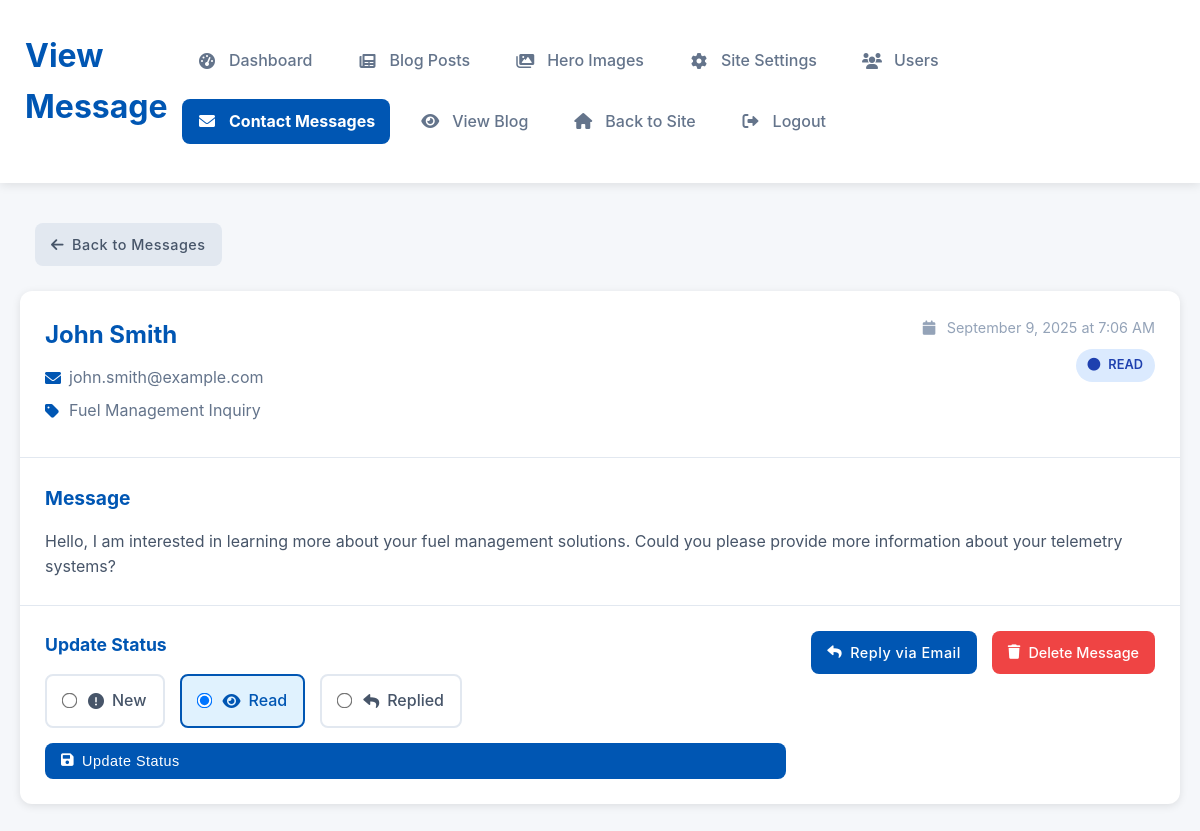
The app's page /admin/viewContactMessage/1 (signed in) with its own data.
### tables this page shows
CREATE TABLE IF NOT EXISTS contact_messages (
    id INT AUTO_INCREMENT PRIMARY KEY,
    name VARCHAR(100) NOT NULL,
    email VARCHAR(100) NOT NULL,
    subject VARCHAR(200),
    message TEXT NOT NULL,
    created_at DATETIME NOT NULL,
    status ENUM('new', 'read', 'replied') DEFAULT 'new'
);

### controllers/AdminController.php (called while the page is built, shortened)
<?php
require_once CONTROLLERS_PATH . '/BaseController.php';
class AdminController extends BaseController {
    private $contactModel;
    public function __construct() {
        $this->contactModel = $this->loadModel('ContactModel');
    }
    public function viewContactMessage($id = null) {
        $message = $this->contactModel->getMessageById($id);
        if ($message['status'] === 'new') {
            $this->contactModel->updateMessageStatus($id, 'read');
            $message['status'] = 'read';
        }
        $this->render('admin/view-contact-message');
    }
}
?>

### includes/router.php (called while the page is built, shortened)
<?php
class Router {
    private $action;
    private $params = [];
    private function parseUrl() {
        $path = '';
        if (!empty($_SERVER['PATH_INFO'])) {
            $path = $_SERVER['PATH_INFO'];
        } elseif (!empty($_SERVER['ORIG_PATH_INFO']) && $_SERVER['ORIG_PATH_INFO'] !== '/index.php') {
            $path = $_SERVER['ORIG_PATH_INFO'];
        }
        $path = ltrim($path, '/');
        $parts = explode('/', $path);
        $this->action = isset($parts[1]) && !empty($parts[1]) ? $parts[1] : DEFAULT_ACTION;
        $this->params = array_slice($parts, 2);
    }
    public function route() {
        $controller = new $controllerName();
        call_user_func_array([$controller, $this->action], $this->params);
    }
}
?>

### index.php (called while the page is built, shortened)
<?php
require_once 'includes/db.php';
require_once 'includes/router.php';
$router = new Router();
$router->route();
?>

### includes/db.php (called while the page is built, shortened)
<?php
class Database {
    private static $instance = null;
    private $connection;
    private function __construct() {
        $this->connection = new mysqli(DB_HOST, DB_USER, DB_PASS, DB_NAME);
        $this->connection->set_charset("utf8");
    }
    public static function getInstance() {
        if (self::$instance === null) {
            self::$instance = new self();
        }
        return self::$instance;
    }
    public function getConnection() {
        return $this->connection;
    }
}
?>

### models/ContactModel.php (called while the page is built, shortened)
<?php
class ContactModel {
    private $db;
    public function __construct($db) {
        $this->db = $db;
    }
    public function getMessageById($id) {
        $id = (int) $id;
        $sql = "SELECT * FROM contact_messages WHERE id = $id";
        $result = $this->db->query($sql);
        if ($result && $result->num_rows > 0) {
            return $result->fetch_assoc();
        }
        return null;
    }
}
?>

### views/admin/view-contact-message.php (the view, shortened to what this page needs)
<!DOCTYPE html>
<html lang="en">
<head>
    <link rel="stylesheet" href="/css/styles.css">
    <link rel="stylesheet" href="https://cdnjs.cloudflare.com/ajax/libs/font-awesome/6.0.0/css/all.min.css">
</head>
<body>
    <div class="admin-container">
        <header class="admin-header">
            <div class="container">
                <div class="header-content">
                    <div class="header-left">
                        <h1>View Message</h1>
                    </div>
                </div>
                <nav class="admin-nav" id="adminNav">
                    <a href="/admin">
                        <i class="fas fa-tachometer-alt"></i>
                        <span>Dashboard</span>
                    </a>
                    <a href="/admin/posts">
                        <i class="fas fa-newspaper"></i>
                        <span>Blog Posts</span>
                    </a>
                    <a href="/admin/heroImages">
                        <i class="fas fa-images"></i>
                        <span>Hero Images</span>
                    </a>
                    <a href="/admin/siteSettings">
                        <i class="fas fa-cog"></i>
                        <span>Site Settings</span>
                    </a>
                    <a href="/admin/users">
                        <i class="fas fa-users"></i>
                        <span>Users</span>
                    </a>
                    <a href="/admin/contactMessages" class="active">
                        <i class="fas fa-envelope"></i>
                        <span>Contact Messages</span>
                    </a>
                    <a href="/blog">
                        <i class="fas fa-eye"></i>
                        <span>View Blog</span>
                    </a>
                    <a href="/">
                        <i class="fas fa-home"></i>
                        <span>Back to Site</span>
                    </a>
                    <a href="/logout" class="logout-btn">
                        <i class="fas fa-sign-out-alt"></i>
                        <span>Logout</span>
                    </a>
                </nav>
            </div>
        </header>
        <main class="admin-main">
            <div class="container">
                <div class="back-button">
                    <a href="/admin/contactMessages" class="btn btn-secondary">
                        <i class="fas fa-arrow-left"></i> Back to Messages
                    </a>
                </div>
                <div class="message-detail-container">
                    <div class="message-detail-header">
                        <div class="message-info">
                            <h2><?php echo htmlspecialchars($message['name']); ?></h2>
                            <p class="message-email">
                                <i class="fas fa-envelope"></i>
                                <?php echo htmlspecialchars($message['email']); ?>
                            </p>
                            <?php if (!empty($message['subject'])): ?>
                                <p class="message-subject">
                                    <i class="fas fa-tag"></i>
                                    <?php echo htmlspecialchars($message['subject']); ?>
                                </p>
                            <?php endif; ?>
                        </div>
                        <div class="message-meta">
                            <div class="message-date">
                                <i class="fas fa-calendar"></i>
                                <?php echo date('F j, Y \a\t g:i A', strtotime($message['created_at'])); ?>
                            </div>
                            <div class="message-status status-<?php echo $message['status']; ?>">
                                <i class="fas fa-circle"></i>
                                <?php echo ucfirst($message['status']); ?>
                            </div>
                        </div>
                    </div>
                    <div class="message-content">
                        <h3>Message</h3>
                        <div class="message-text">
                            <?php echo nl2br(htmlspecialchars($message['message'])); ?>
                        </div>
                    </div>
                    <div class="message-actions">
                        <div class="status-update">
                            <h4>Update Status</h4>
                            <form method="post" action="/admin/updateContactMessageStatus/<?php echo $message['id']; ?>" class="status-form">
                                <div class="status-options">
                                    <label class="status-option <?php echo $message['status'] === 'new' ? 'active' : ''; ?>">
                                        <input type="radio" name="status" value="new" <?php echo $message['status'] === 'new' ? 'checked' : ''; ?>>
                                        <span class="status-label">
                                            <i class="fas fa-exclamation-circle"></i>
                                            New
                                        </span>
                                    </label>
                                    <label class="status-option <?php echo $message['status'] === 'read' ? 'active' : ''; ?>">
                                        <input type="radio" name="status" value="read" <?php echo $message['status'] === 'read' ? 'checked' : ''; ?>>
                                        <span class="status-label">
                                            <i class="fas fa-eye"></i>
                                            Read
                                        </span>
                                    </label>
                                    <label class="status-option <?php echo $message['status'] === 'replied' ? 'active' : ''; ?>">
                                        <input type="radio" name="status" value="replied" <?php echo $message['status'] === 'replied' ? 'checked' : ''; ?>>
                                        <span class="status-label">
                                            <i class="fas fa-reply"></i>
                                            Replied
                                        </span>
                                    </label>
                                </div>
                                <button type="submit" class="btn btn-primary">
                                    <i class="fas fa-save"></i> Update Status
                                </button>
                            </form>
                        </div>
                        <div class="action-buttons">
                            <a href="mailto:<?php echo htmlspecialchars($message['email']); ?>" class="btn btn-primary">
                                <i class="fas fa-reply"></i> Reply via Email
                            </a>
                            <a href="/admin/deleteContactMessage/<?php echo $message['id']; ?>"
                               class="btn btn-danger"
                               onclick="return confirm('Are you sure you want to delete this message?')">
                                <i class="fas fa-trash"></i> Delete Message
                            </a>
                        </div>
                    </div>
                </div>
            </div>
        </main>
    </div>
</body>
</html>

### css/styles.css (style rules this page uses)
* { margin: 0; padding: 0; box-sizing: border-box; }
:root { --primary-color: #0056b3; --secondary-color: #004494; --accent-color: #ff6b00; --text-color: #333; --light-text: #fff; --light-bg: #f5f7fa; --dark-bg: #1a2b3c; --border-color: #e1e4e8; --success-color: #28a745; --error-color: #dc3545; --gradient-start: #0056b3; --gradient-end: #00a0e9; }
body { font-family: 'Inter', 'sans-serif','Segoe UI', Tahoma, Geneva, Verdana, sans-serif; line-height: 1.6; color: #333; background-color: #fff; }
.container { width: 100%; max-width: 1200px; margin: 0 auto; padding: 0 20px; }
a { text-decoration: none; color: #333; transition: all 0.3s ease; }
.btn-primary { display: inline-block; background-color: #0056b3; color: #fff; padding: 12px 24px; border-radius: 5px; transition: all 0.3s ease; font-weight: 500; letter-spacing: 0.5px; }
.btn-secondary { display: inline-block; background-color: transparent; color: #fff; padding: 12px 24px; border-radius: 5px; border: 2px solid #fff; transition: all 0.3s ease; font-weight: 500; letter-spacing: 0.5px; margin-left: 15px; }
header { background-color: #fff; box-shadow: 0 2px 10px rgba(0, 0, 0, 0.1); position: fixed; width: 100%; top: 0; z-index: 1000; backdrop-filter: blur(12px) saturate(180%); -webkit-backdrop-filter: blur(12px) saturate(180%); background-color: rgba(255, 255, 255, 0.1); border-bottom: 1px solid rgba(255, 255, 255, 0.15); }
header .container { display: flex; justify-content: space-between; align-items: center; padding: 10px 25px; }
nav a.active { color: #0056b3; font-weight: 700; }
.admin-container { min-height: 100vh; background-color: var(--light-bg); }
.admin-header { background: #fff; box-shadow: 0 2px 10px rgba(0,0,0,0.08); padding: 20px 0; }
.admin-header h1 { color: var(--primary-color); margin-bottom: 16px; }
.admin-nav { display: flex; gap: 14px; flex-wrap: wrap; }
.admin-nav a { color: #475569; text-decoration: none; padding: 8px 14px; border-radius: 10px; transition: all 0.2s ease; background: transparent; }
.admin-nav a:hover, .admin-nav a.active { background: var(--primary-color); color: #fff; }
.admin-main { padding: 40px 0; }

### records on screen
contact_messages: name "John Smith", email "john.smith@example.com", subject "Fuel Management Inquiry", created_at "September 9, 2025 at 7:06 AM", message "Hello, I am interested in learning more about your fuel management solutions. Could you please provide more information about your telemetry systems?"

### other values on screen
$message['status'] "READ"
